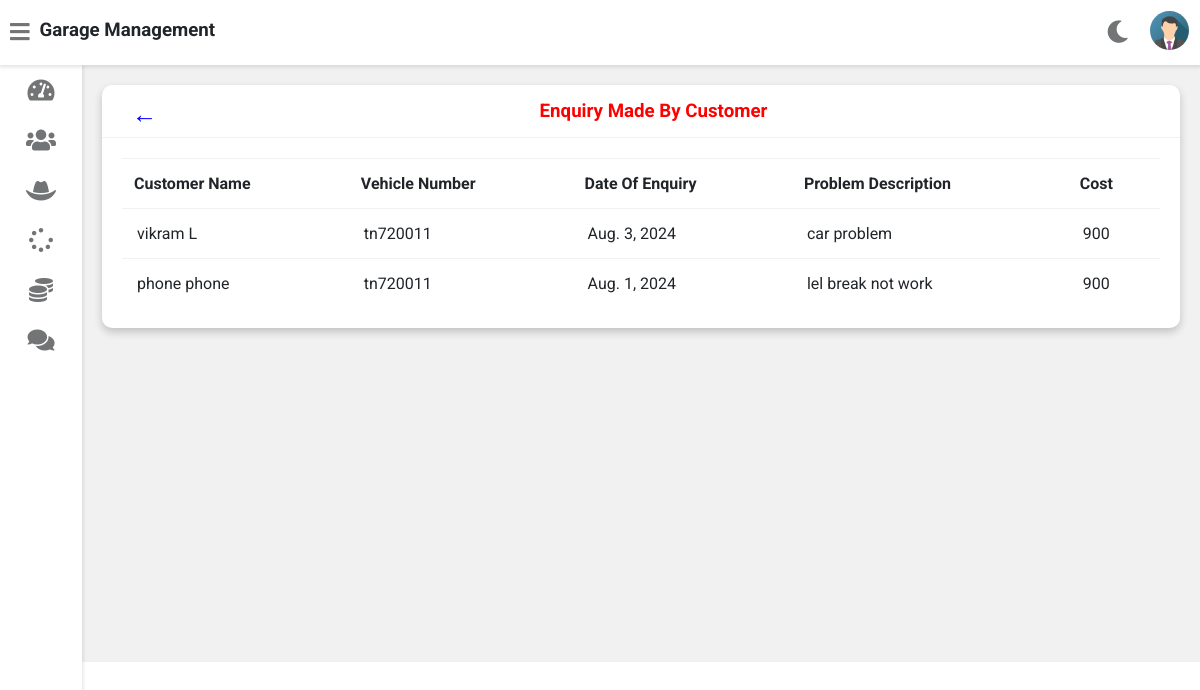
/admin-view-customer-enquiry (signed in), run on the app's committed database.
### vehicle/models.py (models this page shows, shortened)
class Customer(models.Model):
    user=models.OneToOneField(User,on_delete=models.CASCADE)
    profile_pic= models.ImageField(upload_to='profile_pic/CustomerProfilePic/',null=True,blank=True)
    address = models.CharField(max_length=40)
    mobile = models.CharField(max_length=20,null=False)
    @property
    def get_name(self):
        return self.user.first_name+" "+self.user.last_name

class Request(models.Model):
    cat=(('two wheeler with gear','two wheeler with gear'),('two wheeler without gear','two wheeler without gear'),('three wheeler','three wheeler'),('four wheeler','four wheeler'))
    category=models.CharField(max_length=50,choices=cat)
    vehicle_no = models.CharField(max_length=20, null=False)
    vehicle_name = models.CharField(max_length=40,null=False)
    vehicle_model = models.CharField(max_length=40,null=False)
    vehicle_brand = models.CharField(max_length=40,null=False)
    problem_description = models.CharField(max_length=500,null=False)
    date=models.DateField(auto_now=True)
    cost=models.PositiveIntegerField(null=True)
    customer=models.ForeignKey('Customer', on_delete=models.CASCADE,null=True)
    mechanic=models.ForeignKey('Mechanic',on_delete=models.CASCADE,null=True)
    stat=(('Pending','Pending'),('Approved','Approved'),('Repairing','Repairing'),('Repairing Done','Repairing Done'),('Released','Released'))
    status=models.CharField(max_length=50,choices=stat,default='Pending',null=True)

### vehicle/views.py (the view)
# urls.py: path('admin-view-customer-enquiry', views.admin_view_customer_enquiry_view,name='admin-view-customer-enquiry'),
@login_required(login_url='adminlogin')
def admin_view_customer_enquiry_view(request):
    enquiry=models.Request.objects.all().order_by('-id')
    customers=[]
    for enq in enquiry:
        customer=models.Customer.objects.get(id=enq.customer_id)
        customers.append(customer)
    return render(request,'vehicle/admin_view_customer_enquiry.html',{'data':zip(customers,enquiry)})

### templates/vehicle/admin_view_customer_enquiry.html
{% extends 'vehicle/adminbase.html' %}
{% block content %}
	<div class="wrapper">
		<div class="row">
			<div class="col-12 col-m-12 col-sm-12">
				<div class="card">
					<div class="card-header">
						<a href="{% url 'admin-customer' %}" class="back-button" style="color: blue; text-decoration: none; font-size: 25px; float: left;">&larr;</a>
						<h3 style="color:red; text-align:center" >Enquiry Made By Customer
						</h3>
					</div>
					<div class="card-content">
						<table>
							<thead>
                <tr>
                  <th>Customer Name</th>
                  <th>Vehicle Number</th>
                  <th>Date Of Enquiry</th>
                  <th>Problem Description</th>
									<th>Cost</th>
                </tr>
							</thead>
							<tbody>
                {% for c,r in data %}
                <tr>
                  <td> {{c.get_name}}</td>
                  <td> {{r.vehicle_no}}</td>
                  <td> {{r.date}}</td>
                  <td>{{r.problem_description}}</td>
									<td>{{r.cost}}</td>
                </tr>
                {% endfor %}
							</tbody>
						</table>
					</div>
				</div>
			</div>
		</div>
<br><br><br><br><br><br><br><br><br><br><br><br><br><br><br><br>
	</div>
{% endblock content %}

### data on the page
Customer: get_name "vikram L", vehicle_no "tn720011", date "Aug. 3, 2024", problem_description "car problem", cost "900"
Customer: get_name "phone phone", vehicle_no "tn720011", date "Aug. 1, 2024", problem_description "lel break not work", cost "900"
